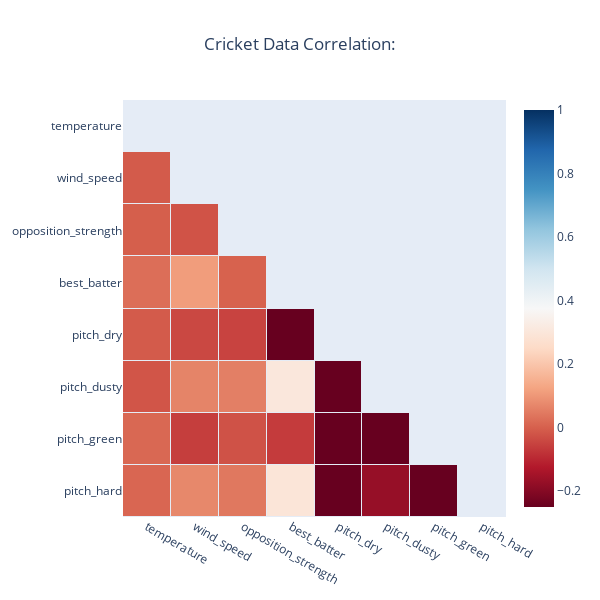

This figure's notebook cell:
### Markdown cell above
Correlation:

### Code cell
px.imshow(data.corr(), text_auto=True)

mask = np.triu(np.ones_like(data.corr(), dtype=bool))
rLT = data.corr().mask(mask)

heat = go.Heatmap(
    z = rLT,
    # text = rLT.apply(lambda x: round(x, 2) if str(x).lower() != str(np.nan)),
    x = rLT.columns.values,
    y = rLT.columns.values,
    zmin= -0.25, zmax=1,
    xgap=1, ygap=1,
    colorscale='RdBu',
    texttemplate='%{text}'
)
title = "Cricket Data Correlation:"
layout = go.Layout(
    title_text = title,
    title_x = 0.5,
    width=600, 
    height=600,
    xaxis_showgrid=False,
    yaxis_showgrid=False,
    yaxis_autorange='reversed'
)

fig=go.Figure(data=[heat], layout=layout)
fig.show()

### Figure 1 — Plotly figure (JSON) as saved in the notebook; plotly's stock layout.template omitted (floating-point values rounded to 4 significant figures)
{"data": [{"colorscale": [[0, "rgb(103,0,31)"], [0.1, "rgb(178,24,43)"], [0.2, "rgb(214,96,77)"], [0.3, "rgb(244,165,130)"], [0.4, "rgb(253,219,199)"], [0.5, "rgb(247,247,247)"], [0.6, "rgb(209,229,240)"], [0.7, "rgb(146,197,222)"], [0.8, "rgb(67,147,195)"], [0.9, "rgb(33,102,172)"], [1, "rgb(5,48,97)"]], "texttemplate": "%{text}", "type": "heatmap", "x": ["temperature", "wind_speed", "opposition_strength", "best_batter", "pitch_dry", "pitch_dusty", "pitch_green", "pitch_hard"], "xgap": 1, "y": ["temperature", "wind_speed", "opposition_strength", "best_batter", "pitch_dry", "pitch_dusty", "pitch_green", "pitch_hard"], "ygap": 1, "z": [[NaN, NaN, NaN, NaN, NaN, NaN, NaN, NaN], [-0.008904, NaN, NaN, NaN, NaN, NaN, NaN, NaN], [-0.002076, -0.02178, NaN, NaN, NaN, NaN, NaN, NaN], [0.02624, 0.1106, 0.003426, NaN, NaN, NaN, NaN, NaN], [-0.009016, -0.04144, -0.04954, -0.3795, NaN, NaN, NaN, NaN], [-0.01834, 0.06447, 0.05571, 0.3041, -0.3065, NaN, NaN, NaN], [0.01414, -0.05931, -0.0236, -0.06372, -0.5465, -0.3127, NaN, NaN], [0.01153, 0.07181, 0.04294, 0.2936, -0.3002, -0.1718, -0.3063, NaN]], "zmax": 1, "zmin": -0.25}], "layout": {"height": 600, "title": {"text": "Cricket Data Correlation:", "x": 0.5}, "width": 600, "xaxis": {"showgrid": false}, "yaxis": {"autorange": "reversed", "showgrid": false}}}
